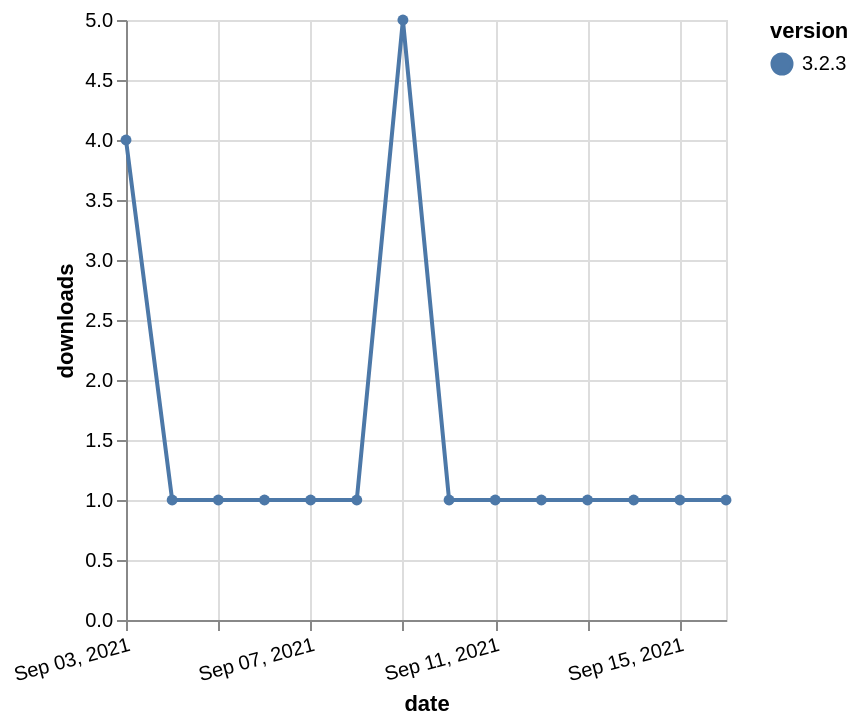

Here is the Vega-Lite specification saved for this chart:
### Vega-Lite specification from a JSON file in a GitHub repository (floating-point values rounded to 4 significant figures)
{"$schema": "https://vega.github.io/schema/vega-lite/v5.json", "description": "A simple bar chart with embedded data.", "data": {"values": [{"date": "2021-09-03", "total": 492, "delta": 4, "version": "3.2.3"}, {"date": "2021-09-04", "total": 493, "delta": 1, "version": "3.2.3"}, {"date": "2021-09-05", "total": 494, "delta": 1, "version": "3.2.3"}, {"date": "2021-09-06", "total": 495, "delta": 1, "version": "3.2.3"}, {"date": "2021-09-07", "total": 496, "delta": 1, "version": "3.2.3"}, {"date": "2021-09-08", "total": 497, "delta": 1, "version": "3.2.3"}, {"date": "2021-09-09", "total": 502, "delta": 5, "version": "3.2.3"}, {"date": "2021-09-10", "total": 503, "delta": 1, "version": "3.2.3"}, {"date": "2021-09-11", "total": 504, "delta": 1, "version": "3.2.3"}, {"date": "2021-09-12", "total": 505, "delta": 1, "version": "3.2.3"}, {"date": "2021-09-13", "total": 506, "delta": 1, "version": "3.2.3"}, {"date": "2021-09-14", "total": 507, "delta": 1, "version": "3.2.3"}, {"date": "2021-09-15", "total": 508, "delta": 1, "version": "3.2.3"}, {"date": "2021-09-16", "total": 509, "delta": 1, "version": "3.2.3"}]}, "width": "container", "mark": {"type": "line", "point": {"filled": true}}, "encoding": {"x": {"field": "date", "type": "temporal", "timeUnit": "yearmonthdate", "title": "date", "axis": {"labelAngle": -15}}, "y": {"field": "delta", "type": "quantitative", "title": "downloads"}, "color": {"field": "version", "type": "nominal"}, "tooltip": {"field": "delta"}}}
